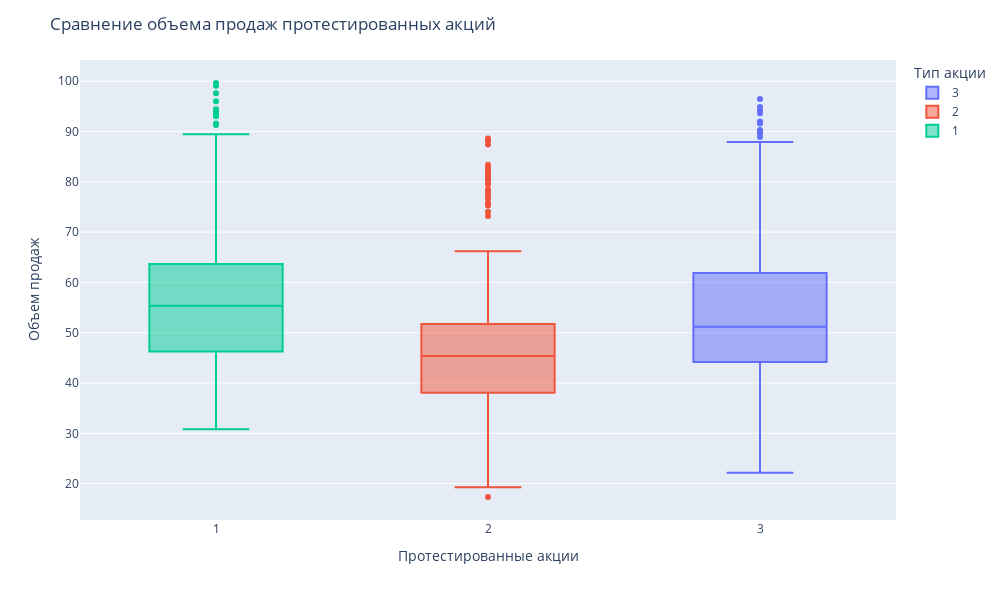

The code cell stored with this chart in its notebook:
### Markdown cell above
Судя по представленным значениям, объем продаж по неделям не изменяется резко, остается в схожих диапазонах (от ~2175 до ~2629).

### Code cell
# построим "ящик с усами" с помощью plotly
fig = px.box(df, x="Promotion", y="SalesInThousands", color="Promotion")

fig.update_layout(
    title='Сравнение объема продаж протестированных акций',
    xaxis_title='Протестированные акции',
    yaxis_title='Объем продаж',
    legend_title="Тип акции",
    width=1000,
    height=600
)

fig.show()

### Figure 1 — Plotly figure (JSON) as saved in the notebook; plotly's stock layout.template omitted (floating-point values rounded to 4 significant figures; data arrays with more than 128 entries replaced by an {"elided": "..."} marker saying what was removed)
{"data": [{"alignmentgroup": "True", "hovertemplate": "Promotion=%{x}<br>SalesInThousands=%{y}<extra></extra>", "legendgroup": "3", "marker": {"color": "#636efa"}, "name": "3", "notched": false, "offsetgroup": "3", "orientation": "v", "showlegend": true, "type": "box", "x": {"elided": "188 int values"}, "x0": " ", "xaxis": "x", "y": {"elided": "188 float values"}, "y0": " ", "yaxis": "y"}, {"alignmentgroup": "True", "hovertemplate": "Promotion=%{x}<br>SalesInThousands=%{y}<extra></extra>", "legendgroup": "2", "marker": {"color": "#EF553B"}, "name": "2", "notched": false, "offsetgroup": "2", "orientation": "v", "showlegend": true, "type": "box", "x": {"elided": "188 int values"}, "x0": " ", "xaxis": "x", "y": {"elided": "188 float values"}, "y0": " ", "yaxis": "y"}, {"alignmentgroup": "True", "hovertemplate": "Promotion=%{x}<br>SalesInThousands=%{y}<extra></extra>", "legendgroup": "1", "marker": {"color": "#00cc96"}, "name": "1", "notched": false, "offsetgroup": "1", "orientation": "v", "showlegend": true, "type": "box", "x": {"elided": "172 int values"}, "x0": " ", "xaxis": "x", "y": {"elided": "172 float values"}, "y0": " ", "yaxis": "y"}], "layout": {"boxmode": "overlay", "height": 600, "legend": {"title": {"text": "Тип акции"}, "tracegroupgap": 0}, "margin": {"t": 60}, "title": {"text": "Сравнение объема продаж протестированных акций"}, "width": 1000, "xaxis": {"anchor": "y", "autorange": true, "categoryarray": [3, 2, 1], "categoryorder": "array", "domain": [0, 1], "range": [0.5, 3.5], "title": {"text": "Протестированные акции"}, "type": "linear"}, "yaxis": {"anchor": "x", "autorange": true, "domain": [0, 1], "range": [12.77, 104.2], "title": {"text": "Объем продаж"}, "type": "linear"}}}
